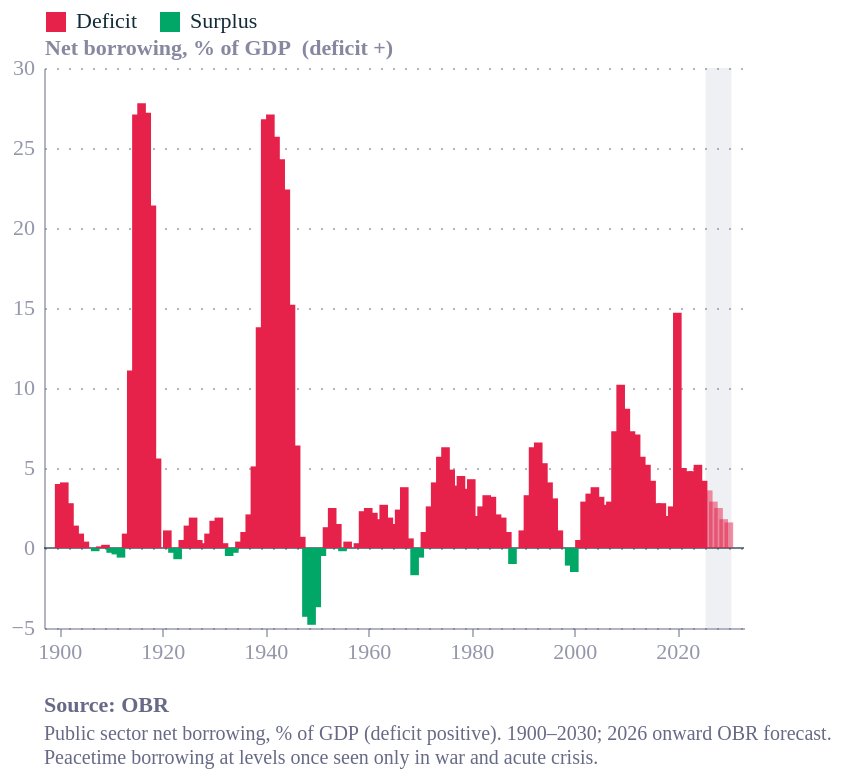

Write a Vega-Lite specification for this figure.
### Vega-Lite specification from a JSON file in a GitHub repository (floating-point values rounded to 4 significant figures)
{"config": {"font": "Circular Std", "text": {"color": "#676A86", "align": "left", "baseline": "middle", "dx": 7, "dy": 0, "fontSize": 11}, "view": {"stroke": "transparent", "continuousWidth": 400, "continuousHeight": 300, "discreteWidth": 400, "discreteHeight": 300, "fill": "transparent"}, "range": {"category": ["#36B7B4", "#E6224B", "#F4C245", "#0063AF", "#00A767", "#179FDB", "#EB5C2E", "#5C267B", "#122B39"], "diverging": ["#E6224B", "#E54753", "#C9C9C9", "#179FDB", "#122B39"], "heatmap": ["#C9C9C9", "#179FDB", "#0063AF", "#122B39"], "ordinal": ["#00A767", "#36B7B4", "#179FDB", "#0063AF", "#243B5A"]}, "bar": {"color": "#179fdb"}, "line": {"color": "#e6224b"}, "rule": {"color": "#676A86"}, "area": {"opacity": 0.8}, "point": {"filled": true, "size": 80, "color": "#e6224b", "opacity": 0.95}, "geoshape": {"stroke": "white", "strokeWidth": 0.3}, "rect": {"fill": "#d6d4d4", "opacity": 0.3}, "axis": {"labelColor": "#676A86", "labelFontSize": 11, "labelFont": "Circular Std", "labelOpacity": 0.7, "tickColor": "#676A86", "tickOpacity": 0.5, "domainColor": "#676A86", "domainOpacity": 0.5, "gridColor": "#676A86", "gridDash": [2, 2], "gridOpacity": 0.5, "title": null, "titleColor": "#676A86", "titleOpacity": 0.8, "tickSize": 4}, "axisXDiscrete": {"grid": false, "labelAngle": 0, "tickCount": 10, "tickOpacity": 0.5, "title": null}, "axisYDiscrete": {"ticks": false, "labelPadding": 5}, "axisXTemporal": {"grid": false, "ticks": true}, "axisXQuantitative": {"grid": true}, "axisYQuantitative": {"gridColor": "#676A86", "gridDash": [1, 5], "gridOpacity": 0.5, "ticks": false, "labelPadding": 5, "tickCount": 8, "titleAngle": 0, "titleAlign": "left", "titleBaseline": "bottom", "titleX": 0, "titleY": -5}, "title": {"color": "#676A86E6", "subtitleColor": "#676A86", "font": "Circular Std", "subtitleFont": "Circular Std", "anchor": "start", "fontSize": 14, "subtitleFontSize": 12, "subtitlePadding": 4, "offset": 0, "frame": "group"}, "legend": {"titleColor": "#122b39", "title": null, "labelColor": "#122b39", "labelFontSize": 11}, "background": "white"}, "layer": [{"data": {"name": "data-f618fcec56c92e9175d5a7379261a44c"}, "mark": {"type": "rect", "color": "#676A86", "opacity": 0.1}, "encoding": {"x": {"axis": {"format": "d", "grid": false}, "field": "x0", "scale": {"domain": [1899, 2031], "nice": false}, "title": null, "type": "quantitative"}, "x2": {"field": "x1"}}}, {"data": {"name": "data-a0a55d106695e8d630baff0f16eee66d"}, "mark": {"type": "rule", "color": "#122B39", "opacity": 0.6, "strokeWidth": 1}, "encoding": {"y": {"field": "y", "type": "quantitative"}}}, {"data": {"name": "data-1430b0698e91f5daf0d6ac682ffbd1d6"}, "mark": {"type": "bar", "size": 4.308}, "encoding": {"color": {"field": "type", "legend": {"direction": "horizontal", "orient": "top", "title": null}, "scale": {"domain": ["Deficit", "Surplus"], "range": ["#E6224B", "#00A767"]}, "type": "nominal"}, "x": {"field": "year", "type": "quantitative"}, "y": {"field": "psnb", "title": "Net borrowing, % of GDP  (deficit +)", "type": "quantitative"}}}, {"data": {"name": "data-88da07e441849452cf094b0ab7abcad1"}, "mark": {"type": "bar", "opacity": 0.5, "size": 4.308}, "encoding": {"color": {"field": "type", "legend": null, "scale": {"domain": ["Deficit", "Surplus"], "range": ["#E6224B", "#00A767"]}, "type": "nominal"}, "x": {"field": "year", "type": "quantitative"}, "y": {"field": "psnb", "type": "quantitative"}}}], "height": 280, "title": {"text": "Source: OBR", "anchor": "start", "color": "#676A86", "dy": 12, "fontSize": 11, "orient": "bottom", "subtitle": ["Public sector net borrowing, % of GDP (deficit positive). 1900–2030; 2026 onward OBR forecast.", "Peacetime borrowing at levels once seen only in war and acute crisis."], "subtitleColor": "#676A86", "subtitleFontSize": 10}, "width": 350, "$schema": "https://vega.github.io/schema/vega-lite/v6.4.1.json", "datasets": {"data-f618fcec56c92e9175d5a7379261a44c": [{"x0": 2026.0, "x1": 2030.0}], "data-a0a55d106695e8d630baff0f16eee66d": [{"y": 0}], "data-1430b0698e91f5daf0d6ac682ffbd1d6": [{"year": 1900, "pscr": 10.4, "tme": 14.4, "psnb": 4.0, "psnd": 37.8, "type": "Deficit"}, {"year": 1901, "pscr": 11.3, "tme": 15.5, "psnb": 4.1, "psnd": 41.0, "type": "Deficit"}, {"year": 1902, "pscr": 12.1, "tme": 14.9, "psnb": 2.8, "psnd": 43.0, "type": "Deficit"}, {"year": 1903, "pscr": 12.4, "tme": 13.8, "psnb": 1.4, "psnd": 42.9, "type": "Deficit"}, {"year": 1904, "pscr": 12.3, "tme": 13.2, "psnb": 0.9, "psnd": 41.8, "type": "Deficit"}, {"year": 1905, "pscr": 12.1, "tme": 12.5, "psnb": 0.4, "psnd": 39.8, "type": "Deficit"}, {"year": 1906, "pscr": 11.8, "tme": 11.8, "psnb": 0.0, "psnd": 37.9, "type": "Deficit"}, {"year": 1907, "pscr": 11.8, "tme": 11.6, "psnb": -0.2, "psnd": 38.2, "type": "Surplus"}, {"year": 1908, "pscr": 12.1, "tme": 12.2, "psnb": 0.1, "psnd": 37.6, "type": "Deficit"}, {"year": 1909, "pscr": 12.3, "tme": 12.5, "psnb": 0.2, "psnd": 36.7, "type": "Deficit"}, {"year": 1910, "pscr": 12.7, "tme": 12.4, "psnb": -0.3, "psnd": 33.9, "type": "Surplus"}, {"year": 1911, "pscr": 12.7, "tme": 12.4, "psnb": -0.4, "psnd": 31.8, "type": "Surplus"}, {"year": 1912, "pscr": 13.1, "tme": 12.5, "psnb": -0.6, "psnd": 30.2, "type": "Surplus"}, {"year": 1913, "pscr": 13.1, "tme": 14.0, "psnb": 0.9, "psnd": 29.4, "type": "Deficit"}, {"year": 1914, "pscr": 13.4, "tme": 24.5, "psnb": 11.1, "psnd": 42.0, "type": "Deficit"}, {"year": 1915, "pscr": 14.9, "tme": 42.0, "psnb": 27.1, "psnd": 67.8, "type": "Deficit"}, {"year": 1916, "pscr": 18.2, "tme": 45.9, "psnb": 27.8, "psnd": 103.1, "type": "Deficit"}, {"year": 1917, "pscr": 20.0, "tme": 47.2, "psnb": 27.2, "psnd": 125.4, "type": "Deficit"}, {"year": 1918, "pscr": 20.9, "tme": 42.2, "psnb": 21.4, "psnd": 144.1, "type": "Deficit"}, {"year": 1919, "pscr": 22.2, "tme": 27.8, "psnb": 5.6, "psnd": 139.2, "type": "Deficit"}, {"year": 1920, "pscr": 22.7, "tme": 22.7, "psnb": 0.0, "psnd": 152.2, "type": "Deficit"}, {"year": 1921, "pscr": 26.6, "tme": 27.7, "psnb": 1.1, "psnd": 174.5, "type": "Deficit"}, {"year": 1922, "pscr": 27.1, "tme": 26.8, "psnb": -0.3, "psnd": 187.4, "type": "Surplus"}, {"year": 1923, "pscr": 25.9, "tme": 25.3, "psnb": -0.7, "psnd": 183.5, "type": "Surplus"}, {"year": 1924, "pscr": 24.3, "tme": 24.8, "psnb": 0.5, "psnd": 177.0, "type": "Deficit"}, {"year": 1925, "pscr": 24.3, "tme": 25.7, "psnb": 1.4, "psnd": 179.6, "type": "Deficit"}, {"year": 1926, "pscr": 25.1, "tme": 26.9, "psnb": 1.9, "psnd": 174.2, "type": "Deficit"}, {"year": 1927, "pscr": 25.0, "tme": 25.5, "psnb": 0.5, "psnd": 171.4, "type": "Deficit"}, {"year": 1928, "pscr": 25.2, "tme": 25.5, "psnb": 0.3, "psnd": 168.6, "type": "Deficit"}, {"year": 1929, "pscr": 25.0, "tme": 25.9, "psnb": 0.9, "psnd": 169.3, "type": "Deficit"}, {"year": 1930, "pscr": 25.8, "tme": 27.4, "psnb": 1.7, "psnd": 178.3, "type": "Deficit"}, {"year": 1931, "pscr": 27.5, "tme": 29.4, "psnb": 1.9, "psnd": 186.0, "type": "Deficit"}, {"year": 1932, "pscr": 28.4, "tme": 28.7, "psnb": 0.3, "psnd": 189.6, "type": "Deficit"}, {"year": 1933, "pscr": 27.3, "tme": 26.8, "psnb": -0.5, "psnd": 185.8, "type": "Surplus"}, {"year": 1934, "pscr": 26.3, "tme": 26.0, "psnb": -0.3, "psnd": 174.8, "type": "Surplus"}, {"year": 1935, "pscr": 25.7, "tme": 26.2, "psnb": 0.4, "psnd": 165.8, "type": "Deficit"}, {"year": 1936, "pscr": 25.3, "tme": 26.3, "psnb": 1.0, "psnd": 155.7, "type": "Deficit"}, {"year": 1937, "pscr": 25.3, "tme": 27.4, "psnb": 2.1, "psnd": 154.1, "type": "Deficit"}, {"year": 1938, "pscr": 25.7, "tme": 30.8, "psnb": 5.1, "psnd": 147.4, "type": "Deficit"}, {"year": 1939, "pscr": 26.3, "tme": 40.1, "psnb": 13.8, "psnd": 136.6, "type": "Deficit"}, {"year": 1940, "pscr": 28.7, "tme": 55.5, "psnb": 26.8, "psnd": 143.9, "type": "Deficit"}, {"year": 1941, "pscr": 32.6, "tme": 59.7, "psnb": 27.1, "psnd": 158.4, "type": "Deficit"}, {"year": 1942, "pscr": 35.3, "tme": 60.9, "psnb": 25.7, "psnd": 176.6, "type": "Deficit"}, {"year": 1943, "pscr": 38.0, "tme": 62.2, "psnb": 24.3, "psnd": 200.7, "type": "Deficit"}, {"year": 1944, "pscr": 39.4, "tme": 61.8, "psnb": 22.4, "psnd": 233.3, "type": "Deficit"}, {"year": 1945, "pscr": 39.9, "tme": 55.1, "psnb": 15.2, "psnd": 246.6, "type": "Deficit"}, {"year": 1946, "pscr": 37.1, "tme": 43.5, "psnb": 6.4, "psnd": 251.7, "type": "Deficit"}, {"year": 1947, "pscr": 37.0, "tme": 37.7, "psnb": 0.7, "psnd": 230.0, "type": "Deficit"}, {"year": 1948, "pscr": 42.9, "tme": 38.6, "psnb": -4.3, "psnd": 210.6, "type": "Surplus"}, {"year": 1949, "pscr": 43.3, "tme": 38.5, "psnb": -4.8, "psnd": 204.9, "type": "Surplus"}, {"year": 1950, "pscr": 42.8, "tme": 39.2, "psnb": -3.7, "psnd": 185.6, "type": "Surplus"}, {"year": 1951, "pscr": 41.1, "tme": 40.6, "psnb": -0.5, "psnd": 169.4, "type": "Surplus"}, {"year": 1952, "pscr": 39.9, "tme": 41.3, "psnb": 1.3, "psnd": 158.4, "type": "Deficit"}, {"year": 1953, "pscr": 38.0, "tme": 40.5, "psnb": 2.5, "psnd": 152.6, "type": "Deficit"}, {"year": 1954, "pscr": 37.5, "tme": 38.9, "psnb": 1.5, "psnd": 143.3, "type": "Deficit"}, {"year": 1955, "pscr": 36.0, "tme": 35.8, "psnb": -0.2, "psnd": 132.4, "type": "Surplus"}, {"year": 1956, "pscr": 35.6, "tme": 36.0, "psnb": 0.4, "psnd": 123.8, "type": "Deficit"}, {"year": 1957, "pscr": 35.2, "tme": 35.2, "psnb": 0.0, "psnd": 118.4, "type": "Deficit"}, {"year": 1958, "pscr": 35.6, "tme": 35.9, "psnb": 0.3, "psnd": 114.2, "type": "Deficit"}, {"year": 1959, "pscr": 33.7, "tme": 35.9, "psnb": 2.3, "psnd": 107.5, "type": "Deficit"}, {"year": 1960, "pscr": 33.5, "tme": 35.9, "psnb": 2.5, "psnd": 102.4, "type": "Deficit"}, {"year": 1961, "pscr": 35.5, "tme": 37.6, "psnb": 2.2, "psnd": 99.4, "type": "Deficit"}, {"year": 1962, "pscr": 35.5, "tme": 37.3, "psnb": 1.8, "psnd": 98.2, "type": "Deficit"}, {"year": 1963, "pscr": 34.6, "tme": 37.3, "psnb": 2.7, "psnd": 90.6, "type": "Deficit"}, {"year": 1964, "pscr": 35.2, "tme": 37.0, "psnb": 1.9, "psnd": 84.2, "type": "Deficit"}, {"year": 1965, "pscr": 36.9, "tme": 38.5, "psnb": 1.5, "psnd": 80.8, "type": "Deficit"}, {"year": 1966, "pscr": 37.6, "tme": 40.0, "psnb": 2.4, "psnd": 77.7, "type": "Deficit"}, {"year": 1967, "pscr": 39.1, "tme": 42.9, "psnb": 3.8, "psnd": 77.0, "type": "Deficit"}, {"year": 1968, "pscr": 40.8, "tme": 41.4, "psnb": 0.6, "psnd": 69.8, "type": "Deficit"}, {"year": 1969, "pscr": 41.8, "tme": 40.1, "psnb": -1.7, "psnd": 61.1, "type": "Surplus"}, {"year": 1970, "pscr": 40.0, "tme": 39.5, "psnb": -0.6, "psnd": 54.7, "type": "Surplus"}, {"year": 1971, "pscr": 38.4, "tme": 39.3, "psnb": 1.0, "psnd": 52.6, "type": "Deficit"}, {"year": 1972, "pscr": 35.9, "tme": 38.5, "psnb": 2.6, "psnd": 46.6, "type": "Deficit"}, {"year": 1973, "pscr": 36.2, "tme": 40.3, "psnb": 4.1, "psnd": 45.2, "type": "Deficit"}, {"year": 1974, "pscr": 39.0, "tme": 44.7, "psnb": 5.7, "psnd": 47.7, "type": "Deficit"}, {"year": 1975, "pscr": 40.1, "tme": 46.5, "psnb": 6.3, "psnd": 49.3, "type": "Deficit"}, {"year": 1976, "pscr": 40.2, "tme": 45.1, "psnb": 4.9, "psnd": 47.8, "type": "Deficit"}, {"year": 1977, "pscr": 38.4, "tme": 42.3, "psnb": 3.9, "psnd": 44.3, "type": "Deficit"}, {"year": 1978, "pscr": 36.9, "tme": 41.4, "psnb": 4.5, "psnd": 42.2, "type": "Deficit"}, {"year": 1979, "pscr": 37.3, "tme": 40.9, "psnb": 3.7, "psnd": 39.1, "type": "Deficit"}, {"year": 1980, "pscr": 38.5, "tme": 42.8, "psnb": 4.3, "psnd": 40.3, "type": "Deficit"}, {"year": 1981, "pscr": 40.8, "tme": 42.8, "psnb": 2.0, "psnd": 40.0, "type": "Deficit"}, {"year": 1982, "pscr": 40.5, "tme": 43.1, "psnb": 2.6, "psnd": 38.6, "type": "Deficit"}, {"year": 1983, "pscr": 39.4, "tme": 42.7, "psnb": 3.3, "psnd": 38.8, "type": "Deficit"}, {"year": 1984, "pscr": 39.1, "tme": 42.4, "psnb": 3.2, "psnd": 38.6, "type": "Deficit"}, {"year": 1985, "pscr": 38.2, "tme": 40.3, "psnb": 2.1, "psnd": 37.0, "type": "Deficit"}, {"year": 1986, "pscr": 37.3, "tme": 39.2, "psnb": 1.9, "psnd": 34.8, "type": "Deficit"}, {"year": 1987, "pscr": 36.1, "tme": 37.0, "psnb": 1.0, "psnd": 30.9, "type": "Deficit"}, {"year": 1988, "pscr": 35.4, "tme": 34.4, "psnb": -1.0, "psnd": 25.6, "type": "Surplus"}, {"year": 1989, "pscr": 34.6, "tme": 34.6, "psnb": 0.0, "psnd": 23.0, "type": "Deficit"}, {"year": 1990, "pscr": 33.8, "tme": 34.8, "psnb": 1.1, "psnd": 21.6, "type": "Deficit"}, {"year": 1991, "pscr": 33.4, "tme": 36.7, "psnb": 3.3, "psnd": 22.8, "type": "Deficit"}, {"year": 1992, "pscr": 31.9, "tme": 38.2, "psnb": 6.3, "psnd": 26.6, "type": "Deficit"}, {"year": 1993, "pscr": 31.2, "tme": 37.8, "psnb": 6.6, "psnd": 31.0, "type": "Deficit"}, {"year": 1994, "pscr": 32.1, "tme": 37.4, "psnb": 5.3, "psnd": 34.4, "type": "Deficit"}, {"year": 1995, "pscr": 33.1, "tme": 37.2, "psnb": 4.1, "psnd": 35.9, "type": "Deficit"}, {"year": 1996, "pscr": 32.3, "tme": 35.4, "psnb": 3.1, "psnd": 36.4, "type": "Deficit"}, {"year": 1997, "pscr": 34.4, "tme": 35.5, "psnb": 1.1, "psnd": 36.5, "type": "Deficit"}, {"year": 1998, "pscr": 35.0, "tme": 35.0, "psnb": 0.0, "psnd": 35.1, "type": "Deficit"}, {"year": 1999, "pscr": 35.7, "tme": 34.6, "psnb": -1.1, "psnd": 32.4, "type": "Surplus"}, {"year": 2000, "pscr": 36.4, "tme": 34.9, "psnb": -1.5, "psnd": 28.2, "type": "Surplus"}, {"year": 2001, "pscr": 35.6, "tme": 36.1, "psnb": 0.5, "psnd": 28.0, "type": "Deficit"}, {"year": 2002, "pscr": 34.5, "tme": 37.4, "psnb": 2.9, "psnd": 29.7, "type": "Deficit"}, {"year": 2003, "pscr": 35.3, "tme": 38.7, "psnb": 3.4, "psnd": 30.8, "type": "Deficit"}, {"year": 2004, "pscr": 35.9, "tme": 39.7, "psnb": 3.8, "psnd": 33.4, "type": "Deficit"}, {"year": 2005, "pscr": 36.5, "tme": 39.7, "psnb": 3.2, "psnd": 34.2, "type": "Deficit"}, {"year": 2006, "pscr": 36.9, "tme": 39.7, "psnb": 2.7, "psnd": 34.9, "type": "Deficit"}, {"year": 2007, "pscr": 37.2, "tme": 40.0, "psnb": 2.9, "psnd": 35.5, "type": "Deficit"}, {"year": 2008, "pscr": 35.7, "tme": 43.0, "psnb": 7.3, "psnd": 50.2, "type": "Deficit"}, {"year": 2009, "pscr": 35.8, "tme": 46.0, "psnb": 10.2, "psnd": 64.4, "type": "Deficit"}, {"year": 2010, "pscr": 36.8, "tme": 45.5, "psnb": 8.7, "psnd": 70.6, "type": "Deficit"}, {"year": 2011, "pscr": 37.1, "tme": 44.4, "psnb": 7.3, "psnd": 73.9, "type": "Deficit"}, {"year": 2012, "pscr": 36.7, "tme": 43.8, "psnb": 7.1, "psnd": 77.2, "type": "Deficit"}, {"year": 2013, "pscr": 36.5, "tme": 42.2, "psnb": 5.7, "psnd": 78.8, "type": "Deficit"}, {"year": 2014, "pscr": 36.5, "tme": 41.6, "psnb": 5.2, "psnd": 81.1, "type": "Deficit"}, {"year": 2015, "pscr": 36.7, "tme": 40.8, "psnb": 4.2, "psnd": 80.6, "type": "Deficit"}, {"year": 2016, "pscr": 37.2, "tme": 40.0, "psnb": 2.8, "psnd": 82.7, "type": "Deficit"}, {"year": 2017, "pscr": 36.9, "tme": 39.7, "psnb": 2.8, "psnd": 81.6, "type": "Deficit"}, {"year": 2018, "pscr": 37.1, "tme": 39.1, "psnb": 2.0, "psnd": 79.6, "type": "Deficit"}, {"year": 2019, "pscr": 36.5, "tme": 39.1, "psnb": 2.6, "psnd": 84.5, "type": "Deficit"}, {"year": 2020, "pscr": 37.5, "tme": 52.3, "psnb": 14.7, "psnd": 95.4, "type": "Deficit"}, {"year": 2021, "pscr": 38.4, "tme": 43.4, "psnb": 5.0, "psnd": 94.3, "type": "Deficit"}, {"year": 2022, "pscr": 39.2, "tme": 44.1, "psnb": 4.8, "psnd": 93.2, "type": "Deficit"}, {"year": 2023, "pscr": 39.3, "tme": 44.1, "psnb": 4.8, "psnd": 94.2, "type": "Deficit"}, {"year": 2024, "pscr": 38.8, "tme": 44.0, "psnb": 5.2, "psnd": 93.4, "type": "Deficit"}, {"year": 2025, "pscr": 40.1, "tme": 44.3, "psnb": 4.2, "psnd": 93.4, "type": "Deficit"}], "data-88da07e441849452cf094b0ab7abcad1": [{"year": 2026, "pscr": 41.2, "tme": 44.9, "psnb": 3.6, "psnd": 94.8, "type": "Deficit"}, {"year": 2027, "pscr": 42.0, "tme": 44.9, "psnb": 2.9, "psnd": 95.7, "type": "Deficit"}, {"year": 2028, "pscr": 42.1, "tme": 44.6, "psnb": 2.5, "psnd": 96.3, "type": "Deficit"}, {"year": 2029, "pscr": 42.5, "tme": 44.4, "psnb": 1.8, "psnd": 96.1, "type": "Deficit"}, {"year": 2030, "pscr": 42.7, "tme": 44.3, "psnb": 1.6, "psnd": 95.1, "type": "Deficit"}]}}
